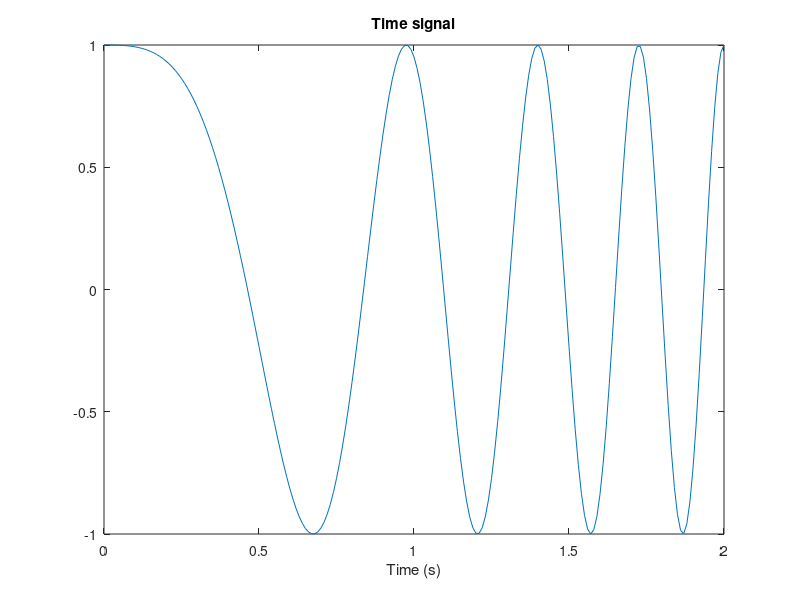
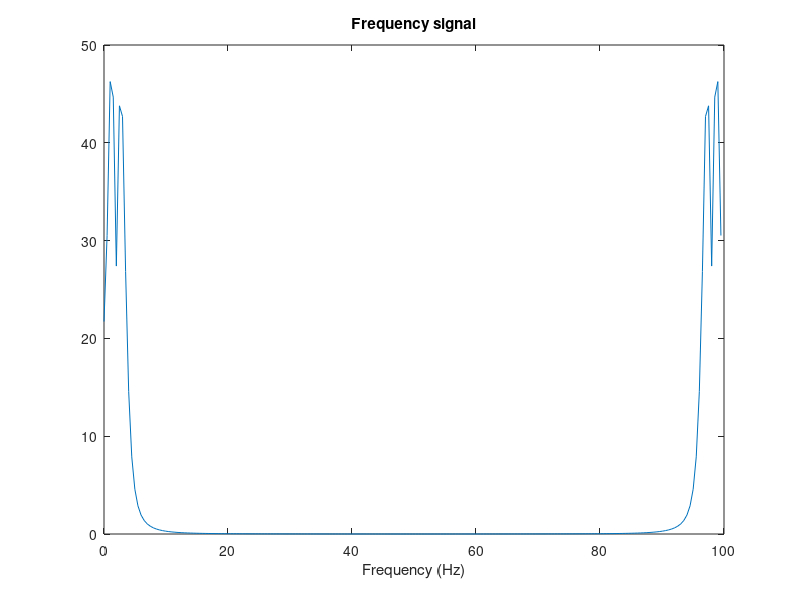
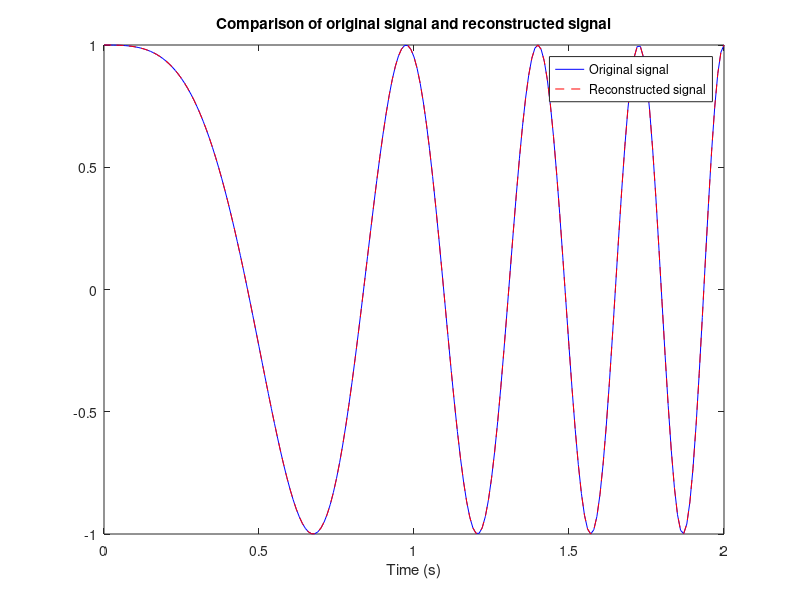

Here is the MATLAB script that generated these plots, in order:
close all; 
clear all;

% Define the time step and duration of the signal
dt = 0.01; % Time step
t = 0:dt:2; % Time vector

% Define the frequency range of the signal
fmin = 0.1; % Minimum frequency
fmax = 2; % Maximum frequency

% Generate the time signal
x = chirp(t,fmin,1,fmax);

% Compute the Fourier transform of the signal
X = fft(x);

% Compute the frequency vector
f = (0:length(x)-1)/(dt*length(x));

% Compute the inverse Fourier transform of the signal
x_rec = ifft(X);

% Plot the signal in time domain
figure
plot(t,x)
title('Time signal')
xlabel('Time (s)')

% Plot the signal in frequency domain
figure
plot(f,abs(X))
title('Frequency signal')
xlabel('Frequency (Hz)')

% Plot the original signal and the reconstructed signal
figure
plot(t,x,'b')
hold on
plot(t,x_rec,'r--')
legend('Original signal','Reconstructed signal')
title('Comparison of original signal and reconstructed signal')
xlabel('Time (s)')

% This will give you a graph with two lines, one line in blue representing the original signal,
% and the other line in red representing the signal obtained via the IFFT.